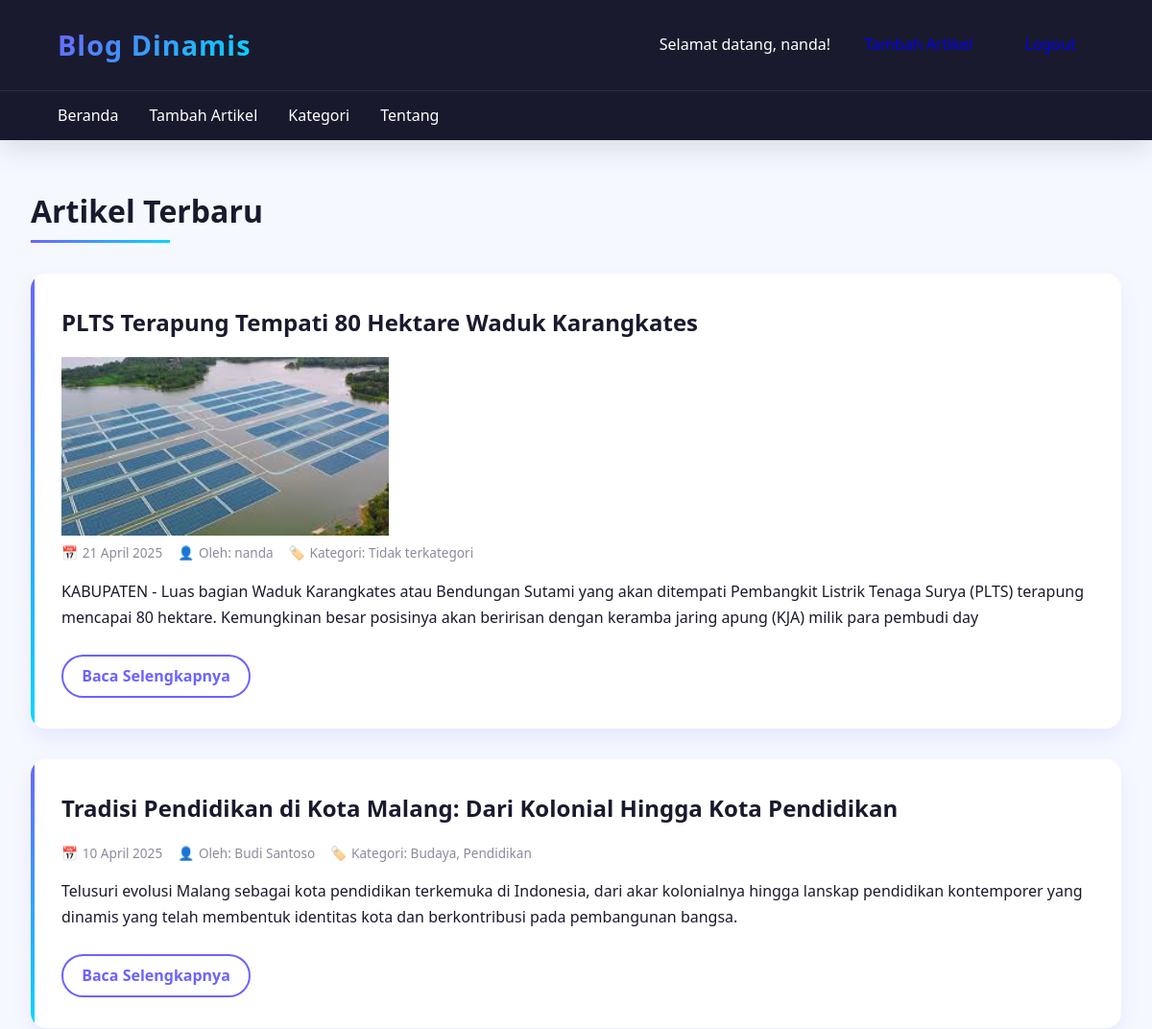
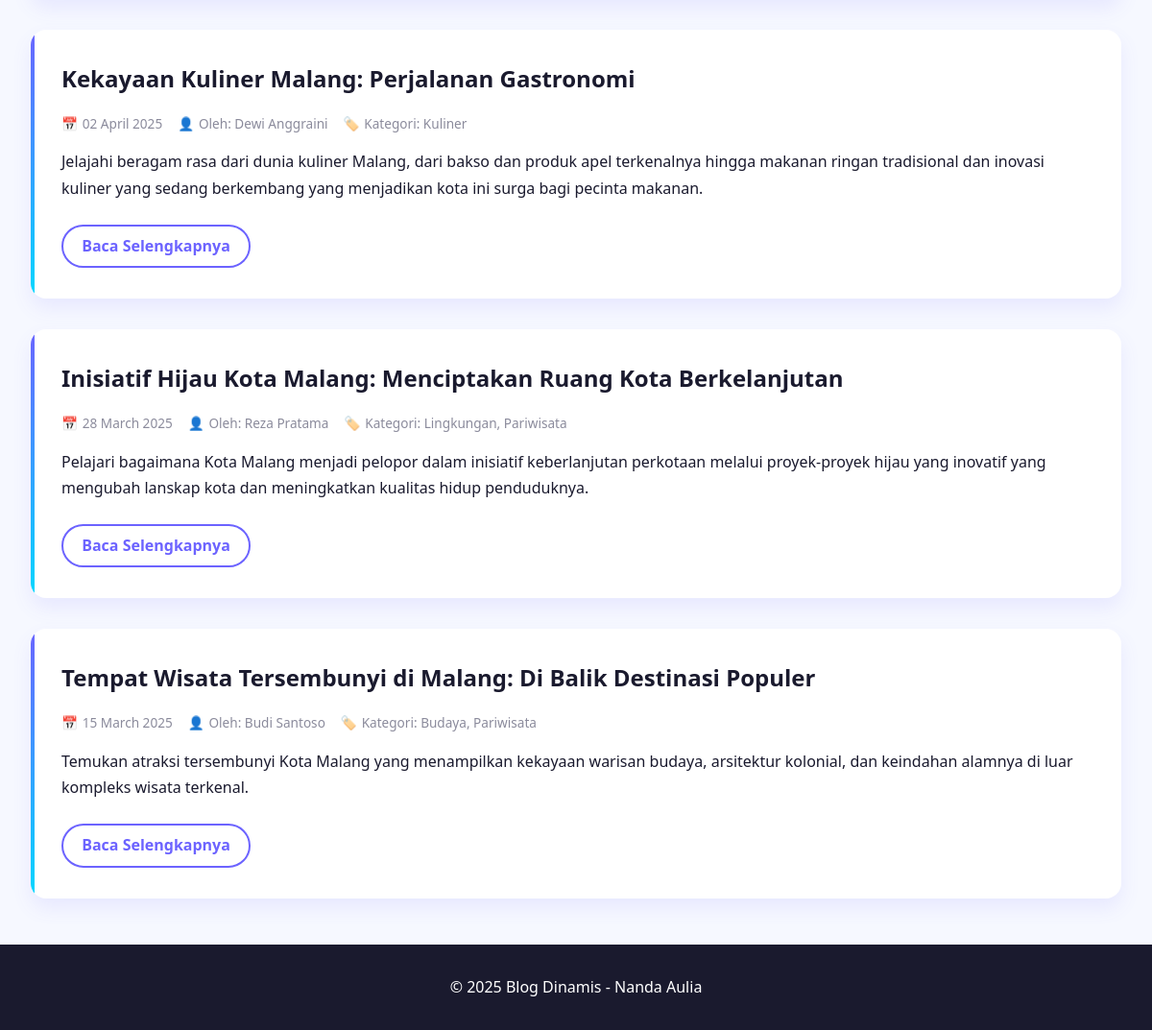
The app's page /index.php (signed in) with its own data (2 pictures, top to bottom).
### tables this page shows
CREATE TABLE IF NOT EXISTS `article` (
  `article_id` int NOT NULL AUTO_INCREMENT,
  `title` varchar(255) NOT NULL,
  `slug` varchar(100) NOT NULL,
  `content` text NOT NULL,
  `excerpt` varchar(255) DEFAULT NULL,
  `image_path` varchar(255) DEFAULT NULL,
  `status` enum('draft','published') DEFAULT 'draft',
  `published_at` datetime DEFAULT NULL,
  `created_at` timestamp NULL DEFAULT CURRENT_TIMESTAMP,
  `updated_at` timestamp NULL DEFAULT CURRENT_TIMESTAMP ON UPDATE CURRENT_TIMESTAMP,
  PRIMARY KEY (`article_id`),
  UNIQUE KEY `slug` (`slug`)
);

### index.php (the view, shortened to what this page needs)
<?php
require_once 'db_connect.php';
$query = "
    SELECT
        a.article_id,
        a.title,
        a.excerpt,
        a.content,
        a.published_at,
        a.image_path,
        GROUP_CONCAT(DISTINCT au.name SEPARATOR ', ') AS authors,
        GROUP_CONCAT(DISTINCT c.name SEPARATOR ', ') AS categories
    FROM
        article a
    LEFT JOIN
        article_author aa ON a.article_id = aa.article_id
    LEFT JOIN
        author au ON aa.author_id = au.author_id
    LEFT JOIN
        article_category ac ON a.article_id = ac.article_id
    LEFT JOIN
        category c ON ac.category_id = c.category_id
    WHERE
        a.status = 'published'
    GROUP BY
        a.article_id
    ORDER BY
        a.published_at DESC
";
$result = mysqli_query($conn, $query);
?>
<!DOCTYPE html>
<html lang="id">
<head>
    <link rel="stylesheet" href="styles/index.css">
</head>
<body>
    <header>
        <div class="header-container">
            <h1>Blog Dinamis</h1>
            <div class="user-section">
                <?php if(isset($_SESSION['user_id'])): ?>
                    <div class="user-profile">
                        <p>Selamat datang, <?php echo htmlspecialchars($_SESSION['username']); ?>!</p>
                        <a href="add_article.php" class="btn">Tambah Artikel</a>
                        <a href="logout.php" class="btn">Logout</a>
                    </div>
                <?php endif; ?>
            </div>
        </div>
        <nav>
            <ul>
                <li><a href="index.php">Beranda</a></li>
                <?php if(isset($_SESSION['user_id'])): ?>
                    <li><a href="add_article.php">Tambah Artikel</a></li>
                <?php endif; ?>
                <li><a href="#">Kategori</a></li>
                <li><a href="#">Tentang</a></li>
            </ul>
        </nav>
    </header>
    <main>
        <section class="articles">
            <h2>Artikel Terbaru</h2>
            <?php if (mysqli_num_rows($result) > 0): ?>
                <?php while ($row = mysqli_fetch_assoc($result)): ?>
                    <article class="article-card">
                        <h3><?php echo htmlspecialchars($row['title']); ?></h3>
                        <?php if (!empty($row['image_path'])): ?>
                            <div class="article-image">
                                <img src="<?php echo htmlspecialchars($row['image_path']); ?>" alt="<?php echo htmlspecialchars($row['title']); ?>">
                            </div>
                        <?php endif; ?>
                        <div class="article-meta">
                            <span class="date">
                                <?php echo date('d F Y', strtotime($row['published_at'])); ?>
                            </span>
                            <span class="authors">
                                Oleh: <?php echo htmlspecialchars($row['authors'] ?? 'Penulis tidak diketahui'); ?>
                            </span>
                            <span class="categories">
                                Kategori: <?php echo htmlspecialchars($row['categories'] ?? 'Tidak terkategori'); ?>
                            </span>
                        </div>
                        <?php if (!empty($row['excerpt'])): ?>
                            <p class="excerpt"><?php echo htmlspecialchars($row['excerpt']); ?></p>
                        <?php else: ?>
                            <p class="excerpt"><?php echo substr(strip_tags($row['content']), 0, 150) . '...'; ?></p>
                        <?php endif; ?>
                        <a href="article.php?id=<?php echo $row['article_id']; ?>" class="read-more">Baca Selengkapnya</a>
                    </article>
                <?php endwhile; ?>
            <?php else: ?>
                <p>Belum ada artikel yang dipublikasikan.</p>
            <?php endif; ?>
        </section>
    </main>
    <footer>
        <p>&copy; <?php echo date('Y'); ?> Blog Dinamis - Nanda Aulia</p>
    </footer>
</body>
</html>

### styles/index.css (style rules this page uses)
* { margin: 0; padding: 0; box-sizing: border-box; font-family: 'Poppins', 'Segoe UI', Tahoma, Geneva, Verdana, sans-serif; }
:root { --primary: #6c63ff; --primary-dark: #4b45b3; --secondary: #00d9ff; --dark: #1a1a2e; --light: #f6f8ff; --gray: #8b8b9c; --light-gray: #e6e8f0; --gradient: linear-gradient(135deg, var(--primary) 0%, var(--secondary) 100%); --shadow: 0 8px 30px rgba(0, 0, 0, 0.12); --card-shadow: 0 10px 20px rgba(108, 99, 255, 0.1); }
body { background-color: var(--light); color: var(--dark); line-height: 1.6; overflow-x: hidden; }
header { background: var(--dark); color: white; position: sticky; top: 0; z-index: 100; box-shadow: var(--shadow); }
.header-container { display: flex; justify-content: space-between; align-items: center; padding: 1.5rem 5%; }
header h1 { font-weight: 700; font-size: 1.8rem; background: var(--gradient); -webkit-background-clip: text; background-clip: text; color: transparent; letter-spacing: 1px; }
nav { background-color: rgba(26, 26, 46, 0.95); backdrop-filter: blur(8px); padding: 0.8rem 5%; border-top: 1px solid rgba(255, 255, 255, 0.1); }
nav ul { list-style: none; display: flex; gap: 2rem; }
nav ul li a { color: white; text-decoration: none; font-weight: 500; position: relative; padding: 0.5rem 0; transition: all 0.3s ease; }
nav ul li a::after { content: ''; position: absolute; bottom: 0; left: 0; width: 0; height: 2px; background: var(--gradient); transition: width 0.3s ease; }
.user-section { display: flex; align-items: center; }
.btn { padding: 0.6rem 1.2rem; border-radius: 50px; text-decoration: none; transition: all 0.3s ease; font-weight: 500; display: inline-block; text-align: center; border: none; cursor: pointer; }
.user-profile { display: flex; align-items: center; gap: 1rem; }
main { max-width: 1200px; margin: 3rem auto; padding: 0 2rem; }
.articles h2 { font-size: 2rem; margin-bottom: 2rem; position: relative; display: inline-block; padding-bottom: 0.5rem; }
.articles h2::after { content: ''; position: absolute; bottom: 0; left: 0; width: 60%; height: 3px; background: var(--gradient); }
.article-card { background: white; border-radius: 16px; padding: 2rem; margin-bottom: 2rem; box-shadow: var(--card-shadow); transition: transform 0.3s ease, box-shadow 0.3s ease; position: relative; overflow: hidden; }
.article-card::before { content: ''; position: absolute; top: 0; left: 0; width: 4px; height: 100%; background: var(--gradient); }
.article-card h3 { font-size: 1.5rem; margin-bottom: 1rem; color: var(--dark); }
.article-meta { display: flex; flex-wrap: wrap; gap: 1rem; font-size: 0.85rem; color: var(--gray); margin-bottom: 1rem; }
.article-meta span { display: flex; align-items: center; }
.date::before { content: '📅'; margin-right: 0.3rem; }
.authors::before { content: '👤'; margin-right: 0.3rem; }
.categories::before { content: '🏷️'; margin-right: 0.3rem; }
.excerpt { margin-bottom: 1.5rem; color: var(--dark); line-height: 1.7; }
.read-more { display: inline-block; color: var(--primary); text-decoration: none; font-weight: 600; padding: 0.5rem 1.2rem; border-radius: 50px; border: 2px solid var(--primary); transition: all 0.3s ease; }
footer { background-color: var(--dark); color: white; text-align: center; padding: 2rem 0; margin-top: 3rem; }
.article-card { animation: fadeIn 0.6s ease backwards; }
.article-card:nth-child(2) { animation-delay: 0.1s; }
.article-card:nth-child(3) { animation-delay: 0.2s; }
.article-card:nth-child(4) { animation-delay: 0.3s; }
.article-card:nth-child(5) { animation-delay: 0.4s; }

### records on screen
article: title "PLTS Terapung Tempati 80 Hektare Waduk Karangkates", image_path (picture), published_at "21 April 2025", authors "nanda", categories "Tidak terkategori", excerpt "KABUPATEN - Luas bagian Waduk Karangkates atau Bendungan Sutami yang akan ditempati Pembangkit Listrik Tenaga Surya (PLTS) terapung mencapai 80 hektare. Kemungkinan besar posisinya akan beririsan dengan keramba jaring apung (KJA) milik para pembudi day"
article: title "Tradisi Pendidikan di Kota Malang: Dari Kolonial Hingga Kota Pendidikan", published_at "10 April 2025", authors "Budi Santoso", categories "Budaya, Pendidikan", excerpt "Telusuri evolusi Malang sebagai kota pendidikan terkemuka di Indonesia, dari akar kolonialnya hingga lanskap pendidikan kontemporer yang dinamis yang telah membentuk identitas kota dan berkontribusi pada pembangunan bangsa."
article: title "Kekayaan Kuliner Malang: Perjalanan Gastronomi", published_at "02 April 2025", authors "Dewi Anggraini", categories "Kuliner", excerpt "Jelajahi beragam rasa dari dunia kuliner Malang, dari bakso dan produk apel terkenalnya hingga makanan ringan tradisional dan inovasi kuliner yang sedang berkembang yang menjadikan kota ini surga bagi pecinta makanan."
article: title "Inisiatif Hijau Kota Malang: Menciptakan Ruang Kota Berkelanjutan", published_at "28 March 2025", authors "Reza Pratama", categories "Lingkungan, Pariwisata", excerpt "Pelajari bagaimana Kota Malang menjadi pelopor dalam inisiatif keberlanjutan perkotaan melalui proyek-proyek hijau yang inovatif yang mengubah lanskap kota dan meningkatkan kualitas hidup penduduknya."
article: title "Tempat Wisata Tersembunyi di Malang: Di Balik Destinasi Populer", published_at "15 March 2025", authors "Budi Santoso", categories "Budaya, Pariwisata", excerpt "Temukan atraksi tersembunyi Kota Malang yang menampilkan kekayaan warisan budaya, arsitektur kolonial, dan keindahan alamnya di luar kompleks wisata terkenal."

### other values on screen
$_SESSION['username'] "nanda"
